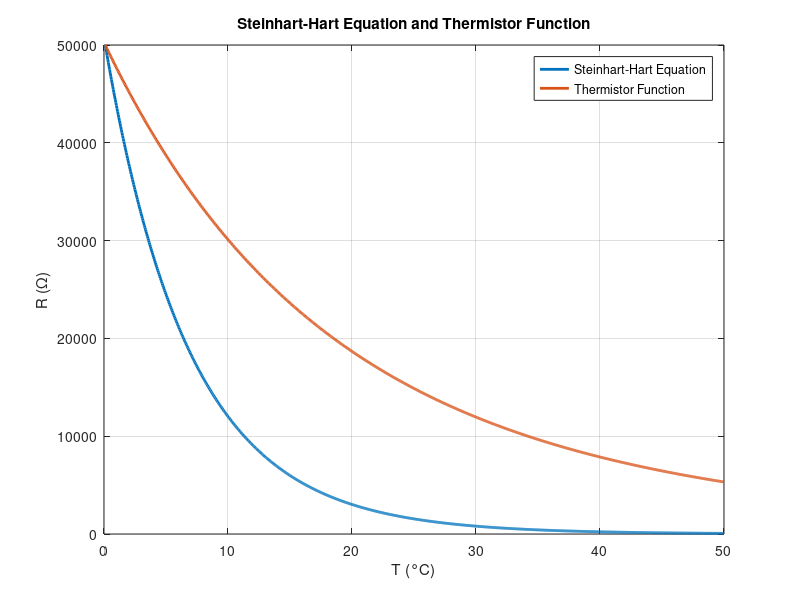

This chart was generated by the following MATLAB code:
% Steinhart-Hart model coefficients
A = 1.120446846e-3;
B = 2.365502706e-4;
C = 0.7086713122e-7;

% Thermistor function coefficients
R0 = 10e3;
Beta = 3965;
T0 = 25 + 273.15;

% Range for T
T = linspace(0.1, 50, 1000);

% Steinhart-Hart Equation rearranged for R
R_steinhart = exp(1./(A + B*log(T + 273.15) + C*(log(T + 273.15)).^3));

% Thermistor function
R_thermistor = R0 * exp(Beta * ((1./(T + 273.15)) - (1/T0)));

% Adjust the scale of R for better visualization
R_steinhart_scaled = R_steinhart / max(R_steinhart) * 50000;
R_thermistor_scaled = R_thermistor / max(R_thermistor) * 50000;

% Plotting
figure;
plot(T, R_steinhart_scaled, 'LineWidth', 2, 'DisplayName', 'Steinhart-Hart Equation');
hold on;
plot(T, R_thermistor_scaled, 'LineWidth', 2, 'DisplayName', 'Thermistor Function');
xlabel('T (°C)');
ylabel('R (Ω)');
title('Steinhart-Hart Equation and Thermistor Function');
grid on;
ylim([0, 50000]); % Set y-axis limits
legend;